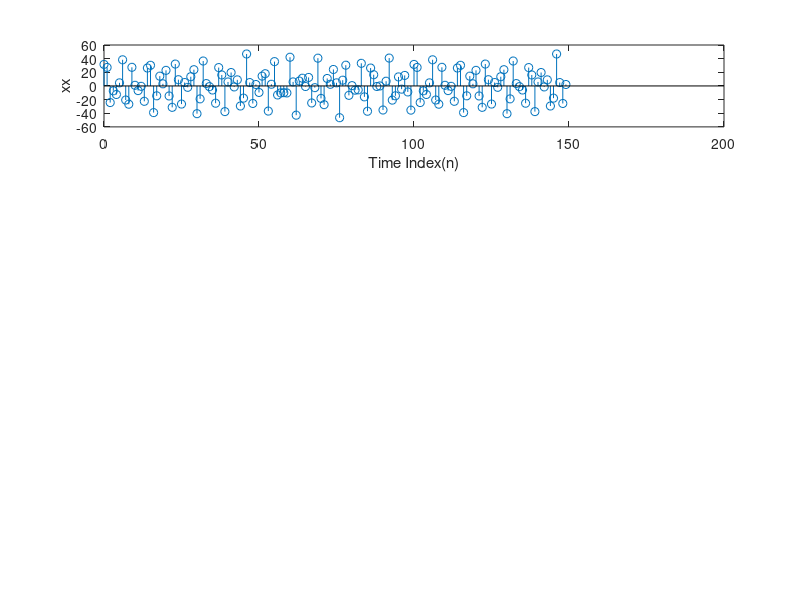

Write MATLAB code to recreate this figure. (Note: this script raises an error after producing the figure.)
first=0;

last=149;

nn=first:last;

xx=5*cos(0.3*pi.*nn)+22*cos(0.44*pi.*nn-pi/3)+22*cos(0.7*pi.*nn-pi/4);

subplot(4,1,1);

stem(nn,xx(nn+1))

xlabel('Time Index(n)')

ylabel('xx')

bb=[1 -2*cos(0.44*pi) 1];  % Filter 1

ww=firfilt(bb,xx);

subplot(4,1,2);

stem(nn,ww(nn+1),'filled')

xlabel('Time Index(n)')

ylabel('ww Output')

 

w=-pi:(pi/500):pi;

HH=freqz(bb,1,w);          % the frequency response of Filter 1

subplot(4,1,3);

plot(w,abs(HH))

subplot(4,1,4);

plot(w,angle(HH))

 

 

ww=firfilt(bb,xx);

subplot(4,1,1);

stem(nn,ww(nn+1),'filled')

xlabel('Time Index(n)')

ylabel('ww Output')

 

bb2=[1 -2*cos(0.7*pi) 1];  % Filter 2

yy=firfilt(bb2,ww);

subplot(4,1,2);

stem(nn,yy(nn+1),'filled')

xlabel('Time Index(n)')

ylabel('yy Output')

 

w=-pi:(pi/500):pi;

HH=freqz(bb2,1,w);         % the frequency response of Filter 2

subplot(4,1,3);

plot(w,abs(HH))

subplot(4,1,4);

plot(w,angle(HH))